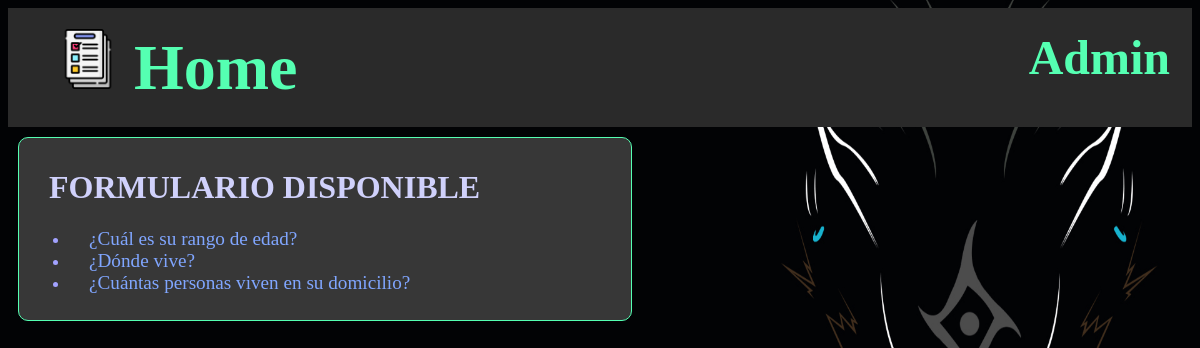
The app's page /, older data.
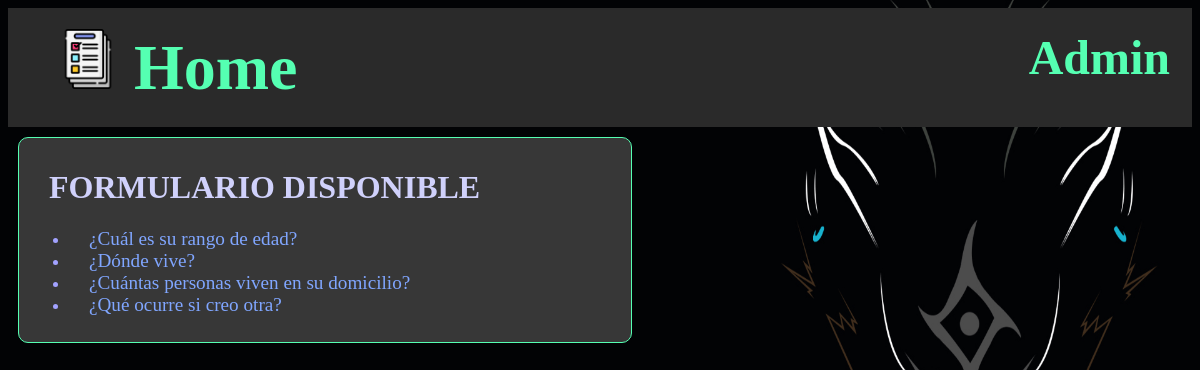
The same page, newer data.
### polls/models.py (models this page shows, shortened)
class Question(models.Model):
    question_text = models.CharField(max_length=200)
    pub_date = models.DateTimeField('date published')

### polls/views.py (the view)
# urls.py: path('', views.IndexView.as_view(), name='index'),
class IndexView(generic.ListView):
    template_name = 'polls/index.html'
    context_object_name = 'latest_question_list'
    def get_queryset(self):
        return Question.objects.filter(
            pub_date__lte=timezone.now()
        ).order_by('pub_date')[:5]

### polls/templates/polls/index.html (shortened to what this page needs)
{% extends "polls/base_polls.html" %}
{% block content %}
{% load static %}
<link rel="stylesheet" href="{% static 'polls/style.css' %}">
{% if latest_question_list %}
    <div id="formActivos">
        <h1>FORMULARIO DISPONIBLE</h1>
        <ul>
        {% for question in latest_question_list %}
            <li><a href="{% url 'polls:detail' question.id %}">{{ question.question_text }}</a></li>
        {% endfor %}
        </ul>
    </div>
{% else %}
    <p>No polls are available.</p>
{% endif %}
{% endblock %}

Row changes from the older to the newer data that the page shows:
added Question: question_text "¿Qué ocurre si creo otra?"
